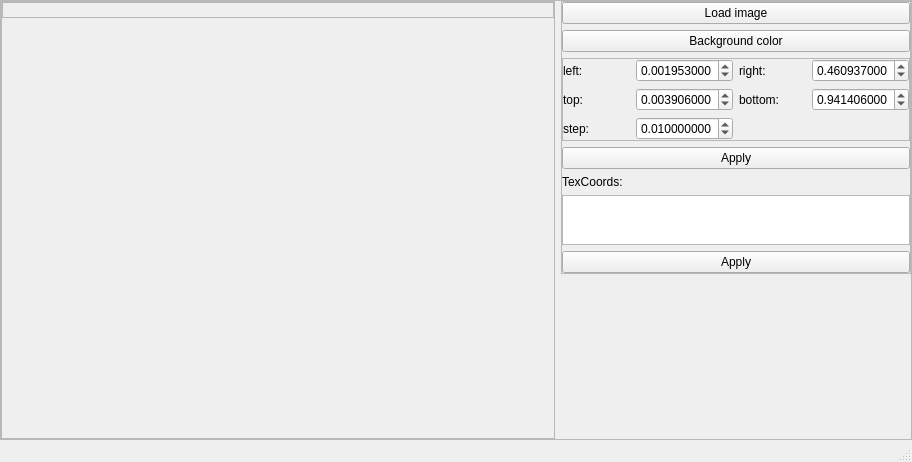
<?xml version="1.0" encoding="UTF-8"?>
<ui version="4.0">
 <class>MainWindow</class>
 <widget class="QMainWindow" name="MainWindow">
  <property name="geometry">
   <rect>
    <x>0</x>
    <y>0</y>
    <width>912</width>
    <height>462</height>
   </rect>
  </property>
  <property name="windowTitle">
   <string>Coordinator 1.0</string>
  </property>
  <property name="windowIcon">
   <iconset resource="../res/res.qrc">
    <normaloff>:/icons/icon.jpg</normaloff>:/icons/icon.jpg</iconset>
  </property>
  <widget class="QWidget" name="centralwidget">
   <layout class="QVBoxLayout" name="verticalLayout_3">
    <property name="leftMargin">
     <number>0</number>
    </property>
    <property name="topMargin">
     <number>0</number>
    </property>
    <property name="rightMargin">
     <number>0</number>
    </property>
    <property name="bottomMargin">
     <number>0</number>
    </property>
    <item>
     <widget class="QFrame" name="frame_3">
      <property name="frameShape">
       <enum>QFrame::StyledPanel</enum>
      </property>
      <property name="frameShadow">
       <enum>QFrame::Raised</enum>
      </property>
      <layout class="QHBoxLayout" name="horizontalLayout">
       <property name="leftMargin">
        <number>0</number>
       </property>
       <property name="topMargin">
        <number>0</number>
       </property>
       <property name="rightMargin">
        <number>0</number>
       </property>
       <property name="bottomMargin">
        <number>0</number>
       </property>
       <item>
        <widget class="QScrollArea" name="scrollArea">
         <property name="widgetResizable">
          <bool>true</bool>
         </property>
         <widget class="QWidget" name="scrollAreaWidgetContents">
          <property name="geometry">
           <rect>
            <x>0</x>
            <y>0</y>
            <width>552</width>
            <height>437</height>
           </rect>
          </property>
          <property name="sizePolicy">
           <sizepolicy hsizetype="Expanding" vsizetype="Preferred">
            <horstretch>0</horstretch>
            <verstretch>0</verstretch>
           </sizepolicy>
          </property>
          <layout class="QVBoxLayout" name="verticalLayout_2">
           <property name="leftMargin">
            <number>0</number>
           </property>
           <property name="topMargin">
            <number>0</number>
           </property>
           <property name="rightMargin">
            <number>0</number>
           </property>
           <property name="bottomMargin">
            <number>0</number>
           </property>
           <item alignment="Qt::AlignTop">
            <widget class="QFrame" name="frame_4">
             <property name="frameShape">
              <enum>QFrame::StyledPanel</enum>
             </property>
             <property name="frameShadow">
              <enum>QFrame::Raised</enum>
             </property>
             <layout class="QVBoxLayout" name="verticalLayout_4">
              <property name="spacing">
               <number>0</number>
              </property>
              <property name="leftMargin">
               <number>0</number>
              </property>
              <property name="topMargin">
               <number>0</number>
              </property>
              <property name="rightMargin">
               <number>0</number>
              </property>
              <property name="bottomMargin">
               <number>0</number>
              </property>
              <item>
               <widget class="QLabel" name="mainImage">
                <property name="sizePolicy">
                 <sizepolicy hsizetype="Maximum" vsizetype="Maximum">
                  <horstretch>0</horstretch>
                  <verstretch>0</verstretch>
                 </sizepolicy>
                </property>
                <property name="styleSheet">
                 <string notr="true"/>
                </property>
                <property name="text">
                 <string/>
                </property>
                <property name="pixmap">
                 <pixmap>../img/uiframehires.png</pixmap>
                </property>
                <property name="textInteractionFlags">
                 <set>Qt::NoTextInteraction</set>
                </property>
               </widget>
              </item>
             </layout>
            </widget>
           </item>
          </layout>
         </widget>
        </widget>
       </item>
       <item alignment="Qt::AlignTop">
        <widget class="QFrame" name="frame">
         <property name="maximumSize">
          <size>
           <width>350</width>
           <height>16777215</height>
          </size>
         </property>
         <property name="frameShape">
          <enum>QFrame::StyledPanel</enum>
         </property>
         <property name="frameShadow">
          <enum>QFrame::Raised</enum>
         </property>
         <layout class="QVBoxLayout" name="verticalLayout">
          <property name="leftMargin">
           <number>0</number>
          </property>
          <property name="topMargin">
           <number>0</number>
          </property>
          <property name="rightMargin">
           <number>0</number>
          </property>
          <property name="bottomMargin">
           <number>0</number>
          </property>
          <item>
           <widget class="QPushButton" name="loadImgBtn">
            <property name="text">
             <string>Load image</string>
            </property>
           </widget>
          </item>
          <item>
           <widget class="QPushButton" name="bgColorBtn">
            <property name="text">
             <string>Background color</string>
            </property>
           </widget>
          </item>
          <item>
           <widget class="QFrame" name="frame_7">
            <property name="frameShape">
             <enum>QFrame::StyledPanel</enum>
            </property>
            <property name="frameShadow">
             <enum>QFrame::Raised</enum>
            </property>
            <layout class="QGridLayout" name="gridLayout_2">
             <property name="leftMargin">
              <number>0</number>
             </property>
             <property name="topMargin">
              <number>0</number>
             </property>
             <property name="rightMargin">
              <number>0</number>
             </property>
             <property name="bottomMargin">
              <number>0</number>
             </property>
             <item row="0" column="2">
              <widget class="QLabel" name="label_7">
               <property name="text">
                <string>right:</string>
               </property>
              </widget>
             </item>
             <item row="1" column="2">
              <widget class="QLabel" name="label_8">
               <property name="text">
                <string>bottom:</string>
               </property>
              </widget>
             </item>
             <item row="0" column="0">
              <widget class="QLabel" name="label_5">
               <property name="text">
                <string>left:</string>
               </property>
              </widget>
             </item>
             <item row="0" column="1">
              <widget class="QDoubleSpinBox" name="leftBox">
               <property name="locale">
                <locale language="English" country="UnitedStates"/>
               </property>
               <property name="decimals">
                <number>9</number>
               </property>
               <property name="maximum">
                <double>1.000000000000000</double>
               </property>
               <property name="singleStep">
                <double>0.010000000000000</double>
               </property>
               <property name="value">
                <double>0.001953000000000</double>
               </property>
              </widget>
             </item>
             <item row="1" column="1">
              <widget class="QDoubleSpinBox" name="topBox">
               <property name="locale">
                <locale language="English" country="UnitedStates"/>
               </property>
               <property name="decimals">
                <number>9</number>
               </property>
               <property name="maximum">
                <double>1.000000000000000</double>
               </property>
               <property name="singleStep">
                <double>0.010000000000000</double>
               </property>
               <property name="value">
                <double>0.003906000000000</double>
               </property>
              </widget>
             </item>
             <item row="1" column="3">
              <widget class="QDoubleSpinBox" name="bottomBox">
               <property name="locale">
                <locale language="English" country="UnitedStates"/>
               </property>
               <property name="decimals">
                <number>9</number>
               </property>
               <property name="maximum">
                <double>1.000000000000000</double>
               </property>
               <property name="singleStep">
                <double>0.010000000000000</double>
               </property>
               <property name="value">
                <double>0.941406000000000</double>
               </property>
              </widget>
             </item>
             <item row="1" column="0">
              <widget class="QLabel" name="label_6">
               <property name="text">
                <string>top:</string>
               </property>
              </widget>
             </item>
             <item row="0" column="3">
              <widget class="QDoubleSpinBox" name="rightBox">
               <property name="locale">
                <locale language="English" country="UnitedStates"/>
               </property>
               <property name="decimals">
                <number>9</number>
               </property>
               <property name="maximum">
                <double>1.000000000000000</double>
               </property>
               <property name="singleStep">
                <double>0.010000000000000</double>
               </property>
               <property name="value">
                <double>0.460937000000000</double>
               </property>
              </widget>
             </item>
             <item row="2" column="0">
              <widget class="QLabel" name="label_2">
               <property name="text">
                <string>step:</string>
               </property>
              </widget>
             </item>
             <item row="2" column="1">
              <widget class="QDoubleSpinBox" name="stepBox">
               <property name="locale">
                <locale language="English" country="UnitedStates"/>
               </property>
               <property name="decimals">
                <number>9</number>
               </property>
               <property name="maximum">
                <double>1.000000000000000</double>
               </property>
               <property name="singleStep">
                <double>0.010000000000000</double>
               </property>
               <property name="value">
                <double>0.010000000000000</double>
               </property>
              </widget>
             </item>
            </layout>
           </widget>
          </item>
          <item>
           <widget class="QPushButton" name="applyBtn">
            <property name="text">
             <string>Apply</string>
            </property>
           </widget>
          </item>
          <item>
           <widget class="QLabel" name="label">
            <property name="text">
             <string>TexCoords:</string>
            </property>
           </widget>
          </item>
          <item>
           <widget class="QPlainTextEdit" name="texCordsBox">
            <property name="maximumSize">
             <size>
              <width>16777215</width>
              <height>50</height>
             </size>
            </property>
            <property name="placeholderText">
             <string>&lt;TexCoords left=&quot;0.001953125&quot; right=&quot;0.4609375&quot; top=&quot;0.00390625&quot; bottom=&quot;0.94140625&quot;/&gt;</string>
            </property>
           </widget>
          </item>
          <item>
           <widget class="QPushButton" name="applyTexBtn">
            <property name="text">
             <string>Apply</string>
            </property>
           </widget>
          </item>
         </layout>
        </widget>
       </item>
      </layout>
     </widget>
    </item>
   </layout>
  </widget>
  <widget class="QStatusBar" name="statusBar"/>
 </widget>
 <resources>
  <include location="../res/res.qrc"/>
 </resources>
 <connections/>
</ui>
